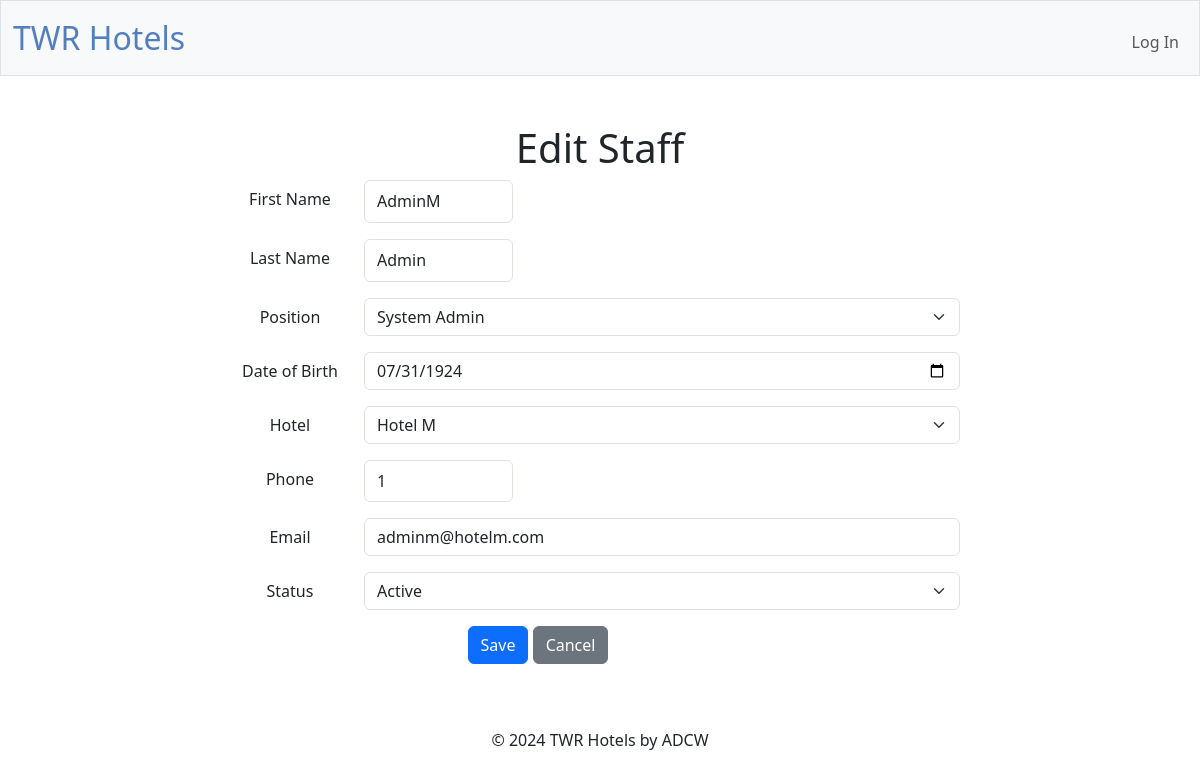
Page /edit_staff?staffid=4 on the committed database.
### tables this page shows
CREATE TABLE "staff_members" (staffID INTEGER PRIMARY KEY AUTOINCREMENT NOT NULL, hotelID INTEGER NOT NULL, firstName TEXT NOT NULL, lastName TEXT NOT NULL, positionID INTEGER NOT NULL DEFAULT 1,password TEXT NOT NULL,  dateOfBirth DATE NOT NULL, phone INTEGER NOT NULL, email TEXT NOT NULL, statusID INTEGER NOT NULL DEFAULT 1, FOREIGN KEY (hotelID) REFERENCES hotels(hotelID), FOREIGN KEY (positionID) REFERENCES position(id), FOREIGN KEY (statusID) REFERENCES status(statusID));

CREATE TABLE position (id INTEGER PRIMARY KEY AUTOINCREMENT NOT NULL, name TEXT NOT NULL);

CREATE TABLE "hotels" (hotelID INTEGER PRIMARY KEY AUTOINCREMENT NOT NULL , name TEXT NOT NULL, address TEXT, phone INTEGER NOT NULL, email TEXT NOT NULL, checkinTime TIME NOT NULL, checkoutTime TIME NOT NULL, statusID INTEGER NOT NULL, FOREIGN KEY (statusID) REFERENCES status(statusID));

CREATE TABLE "status" (statusID INTEGER PRIMARY KEY AUTOINCREMENT NOT NULL, status TEXT NOT NULL);

### app.py (the view, shortened to what this page needs)
@app.route("/edit_staff", methods=["GET", "POST"])
@admin_required
def edit_staff():
    staffID = request.args.get("staffid")
    staff = db.execute(
        "SELECT staff_members.*, position.name as position FROM staff_members INNER JOIN position ON position.id = staff_members.positionID WHERE staffID = ?", staffID)
    staff = staff[0] if staff else None
    hotels = db.execute("SELECT * FROM hotels")
    allStatus = db.execute("SELECT * FROM status")
    positions = db.execute("SELECT * FROM position")
    return render_template("edit_staff.html", staff=staff, hotels=hotels, allStatus=allStatus, positions=positions)

### app.py (called while the page is built)
@app.after_request
def after_request(response):
    response.headers["Cache-Control"] = "no-cache, no-store, must-revalidate"
    response.headers["Expires"] = 0
    response.headers["Pragma"] = "no-cache"
    return response

### templates/edit_staff.html (shortened to what this page needs)
{% extends "layout.html" %}
{% block main %}
    <h1>Edit Staff</h1>
     <div class="container">
        <div class="row">
            <div class="col-md-8 offset-md-2">
                <form action="/edit_staff" method="post">
                    <div class="mb-3 row">
                        <label for="firstName" class="col-sm-2 col-form-label">First Name</label>
                        <div class="col-sm-10">
                            <input type="text" class="form-control" id="firstName" name="firstName" value="{{ staff['firstName'] }}" required>
                        </div>
                    </div>
                    <div class="mb-3 row">
                        <label for="lastName" class="col-sm-2 col-form-label">Last Name</label>
                        <div class="col-sm-10">
                            <input type="text" class="form-control" id="lastName" name="lastName" value="{{ staff['lastName'] }}" required>
                        </div>
                    </div>
                    <div class="mb-3 row">
                        <label for="manager" class="col-sm-2 col-form-label">Position</label>
                        <div class="col-sm-10">
                            <select class="form-select" id="position" name="position" required>
                                {% for position in positions %}
                                    <option value="{{ position['id'] }}" {% if position['id'] == staff['positionID'] %} selected {% endif %}>{{ position['name'] }}</option>
                                {% endfor %}
                            </select>
                        </div>
                    </div>
                    <div class="mb-3 row">
                        <label for="dateOfBirth" class="col-sm-2 col-form-label">Date of Birth</label>
                        <div class="col-sm-10">
                            <input type="date" class="form-control" id="dateOfBirth" name="dateOfBirth" value="{{ staff['dateOfBirth'] }}" required>
                        </div>
                    </div>
                    <div class="mb-3 row">
                        <label for="hotel" class="col-sm-2 col-form-label">Hotel</label>
                        <div class="col-sm-10">
                            <select class="form-select" id="hotel" name="hotel" required>
                                {% for hotel in hotels %}
                                    <option value="{{ hotel['hotelID'] }}" {% if hotel['hotelID'] == staff['hotelID'] %} selected {% endif %}>{{ hotel['name'] }}</option>
                                {% endfor %}
                            </select>
                        </div>
                    </div>
                    <div class="mb-3 row">
                        <label for="phone" class="col-sm-2 col-form-label">Phone</label>
                        <div class="col-sm-10">
                            <input type="text" class="form-control" id="phone" name="phone" value="{{ staff['phone'] }}" required>
                        </div>
                    </div>
                    <div class="mb-3 row">
                        <label for="email" class="col-sm-2 col-form-label">Email</label>
                        <div class="col-sm-10">
                            <input type="email" class="form-control" id="email" name="email" value="{{ staff['email'] }}" required>
                        </div>
                    </div>
                    <div class="mb-3 row">
                        <label for="status" class="col-sm-2 col-form-label">Status</label>
                        <div class="col-sm-10">
                            <select class="form-select" id="status" name="status" required>
                                {% for status in allStatus %}
                                    <option value="{{ status['statusID'] }}" {% if status['statusID'] == staff['statusID'] %} selected {% endif %}>{{ status['status'] }}</option>
                                {% endfor %}
                            </select>
                        </div>
                    </div>
                    <div class="mb-3 row">
                        <div class="col-sm-10">
                            <button type="submit" class="btn btn-primary">Save</button>
                            <a href="/staff" class="btn btn-secondary">Cancel</a>
                        </div>
                    </div>
                </form>
            </div>
        </div>
    </div>
{% endblock %}

### static/styles.css (style rules this page uses)
button, input[type="submit"] { background-color: #d9edff; border: 1px solid transparent; border-radius: 0.25rem; font-size: 0.95rem; font-weight: 400; line-height: 1.5; padding: 0.375rem 0.75rem; text-align: center; transition: color 0.15s ease-in-out, background-color 0.15s ease-in-out, border-color 0.15s ease-in-out, box-shadow 0.15s ease-in-out; vertical-align: middle; }
input[type="text"], input[type="number"] { line-height: 1.8; width: 25%; }

### rows in the picture
staff_members: firstName "AdminM", lastName "Admin", position "System Admin", dateOfBirth "07/31/1924", hotel "Hotel M", phone "1", email "adminm@hotelm.com", status "Active"
